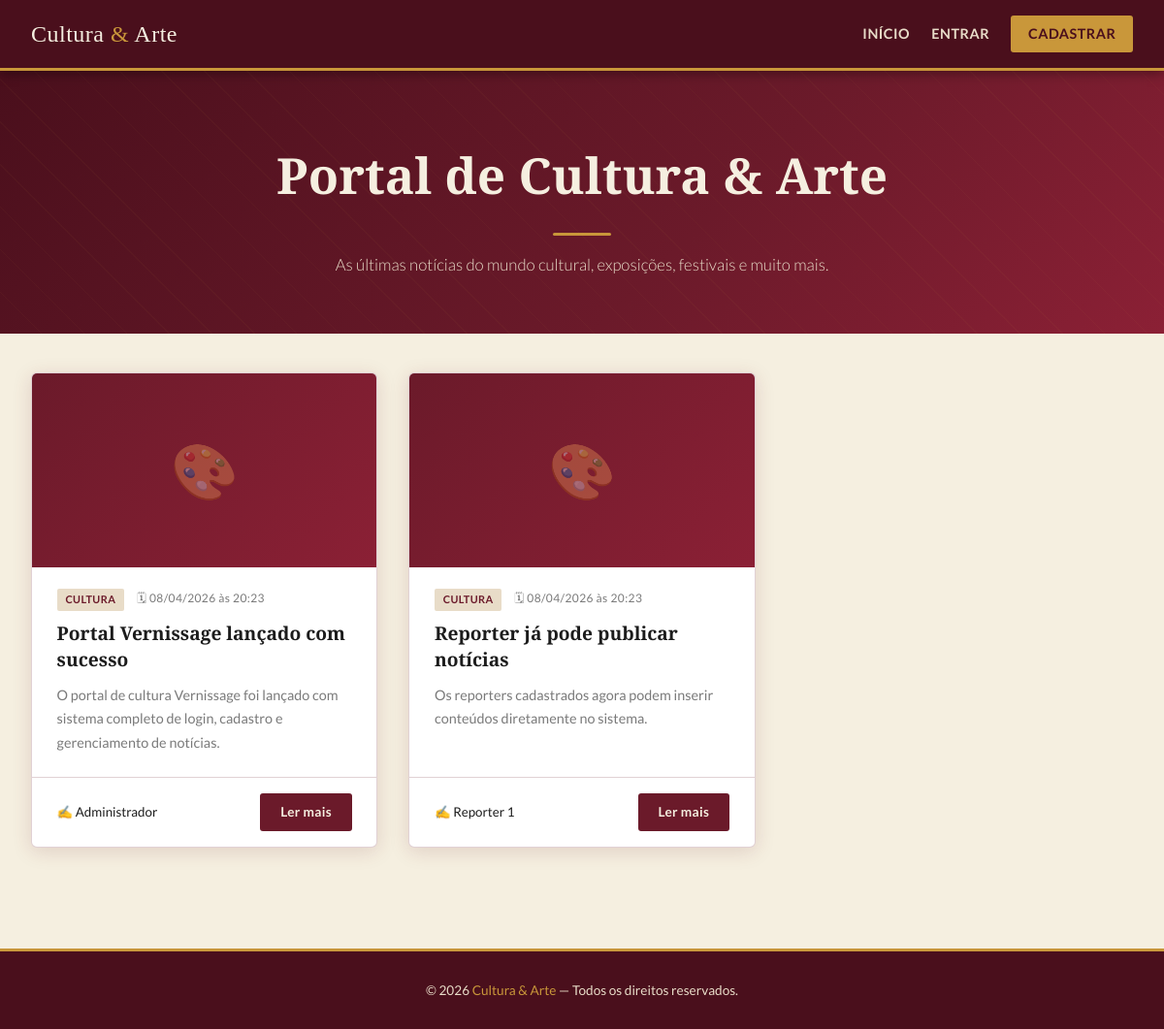
Page /portal_cultura/index.php on the committed database.
### tables this page shows
CREATE TABLE noticias (
  id INT AUTO_INCREMENT PRIMARY KEY,
  titulo VARCHAR(255) NOT NULL,
  noticia TEXT NOT NULL,
  data DATETIME DEFAULT CURRENT_TIMESTAMP,
  autor INT NOT NULL,
  imagem VARCHAR(255),
  FOREIGN KEY (autor) REFERENCES usuarios(id)
    ON DELETE CASCADE ON UPDATE CASCADE
);

CREATE TABLE usuarios (
  id INT AUTO_INCREMENT PRIMARY KEY,
  nome VARCHAR(100) NOT NULL,
  email VARCHAR(150) NOT NULL UNIQUE,
  senha VARCHAR(255) NOT NULL,
  tipo ENUM('admin','reporter') NOT NULL DEFAULT 'reporter',
  criado_em DATETIME DEFAULT CURRENT_TIMESTAMP
);

### portal_cultura/funcoes.php (called while the page is built, shortened)
<?php
function limpar(string $str): string {
    return htmlspecialchars(trim($str), ENT_QUOTES, 'UTF-8');
}
function estaLogado(): bool {
    return isset($_SESSION['usuario_id']);
}
function formatarData(string $data): string {
    $dt = new DateTime($data);
    return $dt->format('d/m/Y \à\s H:i');
}
function resumo(string $texto, int $chars = 180): string {
    $texto = strip_tags($texto);
    if (mb_strlen($texto) <= $chars) return $texto;
    return mb_substr($texto, 0, $chars) . '…';
}

### portal_cultura/index.php (the view, shortened to what this page needs)
<?php
require_once 'conexao.php';
require_once 'funcoes.php';
$stmt = $pdo->query("
    SELECT n.id, n.titulo, n.noticia, n.data, n.imagem, u.nome AS autor_nome
    FROM noticias n
    INNER JOIN usuarios u ON u.id = n.autor
    ORDER BY n.data DESC
");
$noticias = $stmt->fetchAll();
?>
<!DOCTYPE html>
<html lang="pt-BR">
<head>
    <link rel="stylesheet" href="css/style.css">
</head>
<body>
<header>
    <div class="header-inner">
        <a href="index.php" class="logo">Cultura <span>&amp;</span> Arte</a>
        <nav>
            <a href="index.php">Início</a>
            <?php if (estaLogado()): ?>
                <a href="dashboard.php">Painel</a>
                <a href="nova_noticia.php" class="btn-nav">+ Nova Notícia</a>
                <a href="logout.php">Sair</a>
            <?php else: ?>
                <a href="login.php">Entrar</a>
                <a href="cadastro.php" class="btn-nav">Cadastrar</a>
            <?php endif; ?>
        </nav>
    </div>
</header>
<section class="hero">
    <h1>Portal de Cultura &amp; Arte</h1>
    <div class="divider-gold"></div>
    <p>As últimas notícias do mundo cultural, exposições, festivais e muito mais.</p>
</section>
<main class="container">
    <?php if (empty($noticias)): ?>
        <div class="empty">
            <h3>Nenhuma notícia publicada ainda.</h3>
            <p>Seja o primeiro a publicar!</p>
            <?php if (estaLogado()): ?>
                <a href="nova_noticia.php" class="btn btn-primary" style="margin-top:1rem">Publicar Notícia</a>
            <?php else: ?>
                <a href="cadastro.php" class="btn btn-primary" style="margin-top:1rem">Criar Conta</a>
            <?php endif; ?>
        </div>
    <?php else: ?>
        <div class="grid-noticias">
            <?php foreach ($noticias as $n): ?>
            <article class="card">
                <div class="card-img">
                    <?php if ($n['imagem'] && file_exists('imagens/' . $n['imagem'])): ?>
                        <img src="imagens/<?= limpar($n['imagem']) ?>" alt="<?= limpar($n['titulo']) ?>">
                    <?php else: ?>
                        <span class="placeholder-icon">🎨</span>
                    <?php endif; ?>
                </div>
                <div class="card-body">
                    <div class="card-meta">
                        <span class="tag">Cultura</span>
                        <span>🗓 <?= formatarData($n['data']) ?></span>
                    </div>
                    <h2><?= limpar($n['titulo']) ?></h2>
                    <p><?= limpar(resumo($n['noticia'])) ?></p>
                </div>
                <div class="card-footer">
                    <small>✍️ <?= limpar($n['autor_nome']) ?></small>
                    <a href="noticia.php?id=<?= $n['id'] ?>" class="btn btn-primary">Ler mais</a>
                </div>
            </article>
            <?php endforeach; ?>
        </div>
    <?php endif; ?>
</main>
<footer>
    <p>&copy; <?= date('Y') ?> <span>Cultura &amp; Arte</span> — Todos os direitos reservados.</p>
</footer>
</body>
</html>

### portal_cultura/css/style.css (style rules this page uses)
:root { --vinho: #6B1A2A; --vinho-escuro: #4A0F1C; --dourado: #C9973A; --creme: #F5EFE0; --creme-escuro: #E8DCC8; --carvao: #1C1C1C; --cinza: #7A7A7A; --branco: #FFFFFF; --sombra: 0 4px 20px rgba(107,26,42,.15); --borda: 1px solid rgba(107,26,42,.2); }
*, *::before, *::after { box-sizing: border-box; margin: 0; padding: 0; }
body { font-family: 'Lato', sans-serif; background: var(--creme); color: var(--carvao); line-height: 1.7; min-height: 100vh; }
a { color: inherit; text-decoration: none; }
header { background: var(--vinho-escuro); border-bottom: 3px solid var(--dourado); padding: 0 2rem; position: sticky; top: 0; z-index: 100; box-shadow: 0 2px 12px rgba(0,0,0,.4); }
.header-inner { max-width: 1200px; margin: 0 auto; display: flex; align-items: center; justify-content: space-between; gap: 1rem; height: 70px; }
.logo { font-family: 'Playfair Display', serif; font-size: 1.5rem; color: var(--creme); letter-spacing: .5px; }
.logo span { color: var(--dourado); }
nav { display: flex; align-items: center; gap: 1.4rem; flex-wrap: wrap; }
nav a { color: var(--creme-escuro); font-size: .9rem; font-weight: 700; letter-spacing: .5px; text-transform: uppercase; transition: color .2s; }
.btn-nav { background: var(--dourado); color: var(--vinho-escuro) !important; padding: .4rem 1.1rem; border-radius: 3px; font-weight: 700 !important; transition: background .2s, transform .15s !important; }
.hero { background: linear-gradient(135deg, var(--vinho-escuro) 0%, var(--vinho) 60%, #8B2035 100%); color: var(--creme); text-align: center; padding: 4rem 2rem 3.5rem; position: relative; overflow: hidden; }
.hero::before { content: ''; position: absolute; inset: 0; background: repeating-linear-gradient( 45deg, transparent, transparent 30px, rgba(201,151,58,.04) 30px, rgba(201,151,58,.04) 31px ); }
.hero h1 { font-family: 'Playfair Display', serif; font-size: clamp(2rem, 5vw, 3.2rem); margin-bottom: .6rem; position: relative; }
.hero p { font-size: 1.05rem; color: var(--creme-escuro); max-width: 520px; margin: 0 auto; font-weight: 300; position: relative; }
.divider-gold { width: 60px; height: 3px; background: var(--dourado); margin: 1rem auto; border-radius: 2px; }
.container { max-width: 1200px; margin: 0 auto; padding: 2.5rem 2rem; }
.grid-noticias { display: grid; grid-template-columns: repeat(auto-fill, minmax(340px, 1fr)); gap: 2rem; }
.card { background: var(--branco); border: var(--borda); border-radius: 6px; overflow: hidden; box-shadow: var(--sombra); transition: transform .25s, box-shadow .25s; display: flex; flex-direction: column; }
.card-img { height: 200px; background: linear-gradient(135deg, var(--vinho) 0%, #8B2035 100%); display: flex; align-items: center; justify-content: center; overflow: hidden; }
.card-img .placeholder-icon { font-size: 3.5rem; opacity: .35; }
.card-body { padding: 1.4rem 1.6rem; flex: 1; display: flex; flex-direction: column; }
.card-meta { font-size: .75rem; color: var(--cinza); letter-spacing: .4px; margin-bottom: .6rem; display: flex; gap: .8rem; flex-wrap: wrap; }
.card-meta .tag { background: var(--creme-escuro); color: var(--vinho); padding: .15rem .55rem; border-radius: 2px; font-weight: 700; text-transform: uppercase; font-size: .68rem; }
.card h2 { font-family: 'Playfair Display', serif; font-size: 1.2rem; line-height: 1.4; margin-bottom: .7rem; color: var(--carvao); }
.card p { font-size: .9rem; color: var(--cinza); flex: 1; }
.card-footer { padding: 1rem 1.6rem; border-top: var(--borda); display: flex; justify-content: space-between; align-items: center; gap: .5rem; }
.btn { display: inline-block; padding: .5rem 1.3rem; border-radius: 3px; font-size: .85rem; font-weight: 700; cursor: pointer; border: none; transition: background .2s, transform .15s; font-family: 'Lato', sans-serif; letter-spacing: .3px; }
.btn-primary { background: var(--vinho); color: var(--creme); }
footer { background: var(--vinho-escuro); color: var(--creme-escuro); text-align: center; padding: 1.8rem 1rem; margin-top: 4rem; font-size: .85rem; border-top: 3px solid var(--dourado); }
footer span { color: var(--dourado); }

### rows in the picture
noticias: data "08/04/2026 às 20:23", titulo "Portal Vernissage lançado com sucesso", noticia "O portal de cultura Vernissage foi lançado com sistema completo de login, cadastro e gerenciamento de notícias.", autor.nome "Administrador"
noticias: data "08/04/2026 às 20:23", titulo "Reporter já pode publicar notícias", noticia "Os reporters cadastrados agora podem inserir conteúdos diretamente no sistema.", autor.nome "Reporter 1"
